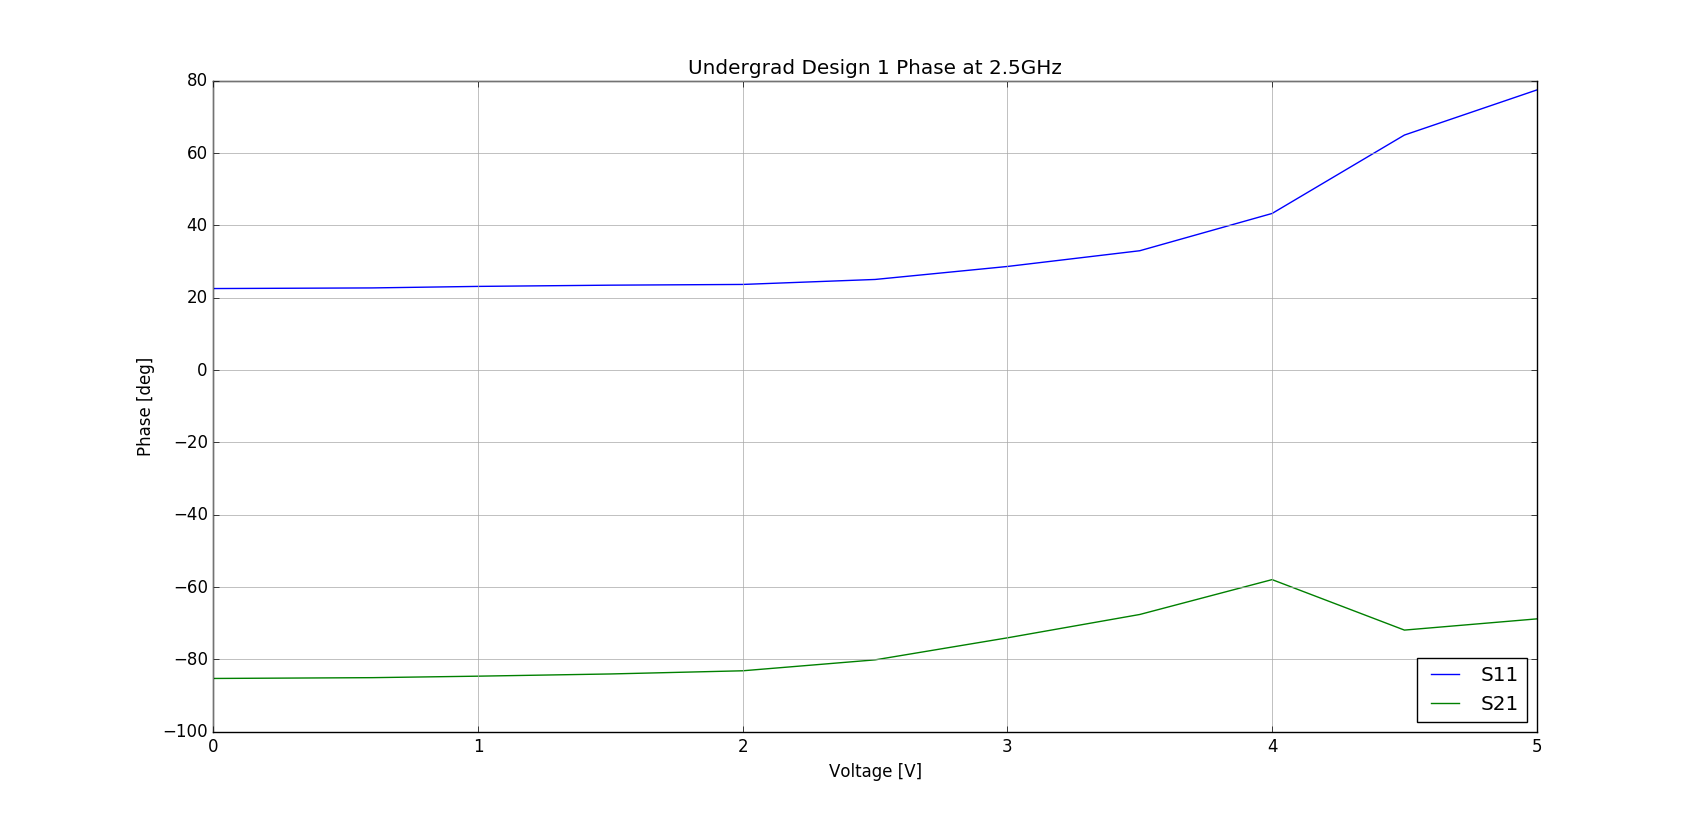

The script that drew this image:
import numpy as np
import matplotlib.pyplot as plt
import csv

#***Note: In order to use this code, all of the columns in the .csv file must have the same length. If your columns have
# different lengths, simply repeat the last value in each of the shorter columns until they are all the same size.

#Initialize arrays for x, y1, y2, y3
x = []      #frequency
y1 = []
y2 = []

##Read .csv data file
#replace quoted text below with filepath to your .csv file
with open('Undergrad_Design1.csv') as csvfile:
    reader = csv.DictReader(csvfile)
    for row in reader:
        #items in '' below need to exactly match the entry in the first row of the columns in the .csv file
        #edit/add additional lines as needed for each column of data
        x.append(float(row['Voltage']))
        y1.append(float(row['S11 Phase']))
        y2.append(float(row['S21 Phase']))

##Plotting
plt.figure(1) #initialize plot1
ax1 = plt.subplot(111) #create axes handle for plot1
ax1.plot(x, y1, 'b', label="S11") #plot y1 vs. x, solid-blue, add lable for legend
ax1.plot(x, y2, 'g', label="S21")

ax1.set_xlim(min(x), max(x)) #set x-axis limits
ax1.legend(loc=4) #add legend at location #1 (top-right corner)
plt.grid(b=True, which='both', color='0.65', linestyle='-') #add solid grey gridlines
plt.title('Undergrad Design 1 Phase at 2.5GHz') #add plot title
plt.xlabel('Voltage [V]') #add x-axis title
plt.ylabel('Phase [deg]') #add y-axis title

plt.show() #required to display plots
